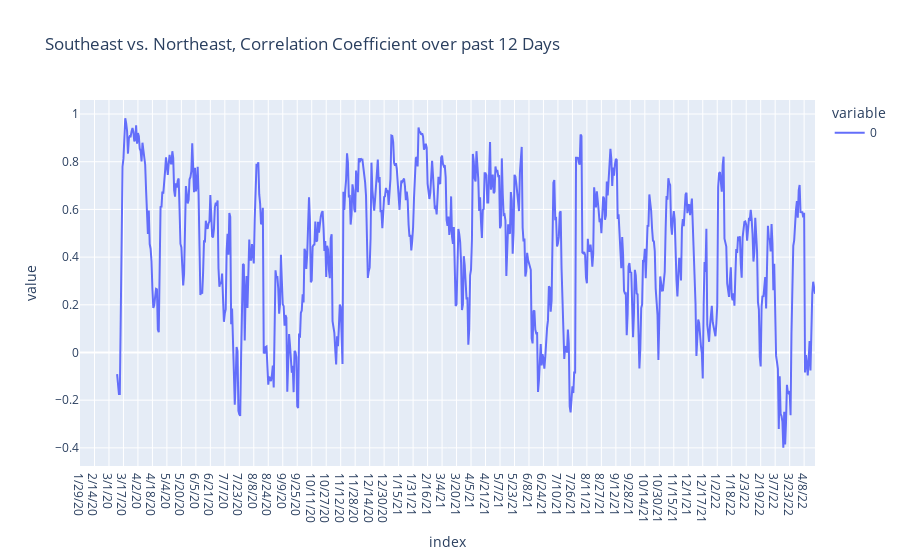

Notebook code cell kept with this figure:
### Markdown cell above
We are especially interested in the time period between 4/21/2021 and 10/30/2021, where the two regions start with parallel trends, then diverge, where the southeast has a very large COVID surge and the northeast does not.  

The same point in time can be visualized in terms of correlation below, where the regions start by being very correlated, peaking at 5/31/2021 then diverge.

### Code cell
days = 14
fig = px.line(average_southeast.rolling(days).corr(average_northeast_pc),
              title=f"Southeast vs. Northeast, Correlation Coefficient over past {days} Days"); 
fig.show()

### Figure 1 — Plotly figure (JSON) as saved in the notebook; plotly's stock layout.template omitted (floating-point values rounded to 4 significant figures; data arrays with more than 128 entries replaced by an {"elided": "..."} marker saying what was removed)
{"data": [{"hovertemplate": "variable=0<br>index=%{x}<br>value=%{y}<extra></extra>", "legendgroup": "0", "line": {"color": "#636efa", "dash": "solid"}, "marker": {"symbol": "circle"}, "mode": "lines", "name": "0", "orientation": "v", "showlegend": true, "type": "scatter", "x": {"elided": "813 str values"}, "xaxis": "x", "y": {"elided": "813 float values"}, "yaxis": "y"}], "layout": {"legend": {"title": {"text": "variable"}, "tracegroupgap": 0}, "title": {"text": "Southeast vs. Northeast, Correlation Coefficient over past 12 Days"}, "xaxis": {"anchor": "y", "domain": [0, 1], "title": {"text": "index"}}, "yaxis": {"anchor": "x", "domain": [0, 1], "title": {"text": "value"}}}}
